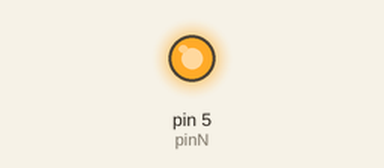
Simulated run of this sketch. Board: Arduino Uno, built with avr-gcc and run on an emulated ATmega328P. On the bench: output pins drawn as LEDs (lit = HIGH).

Above: at 1.8 s.
At 8.0 s:
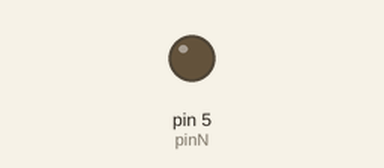
Timing chart, 0 to 12.0 s (numbered marks = the images above):
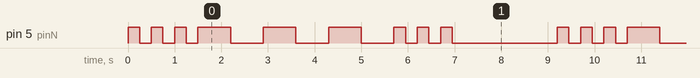

The sketch:

SOS.ino
```cpp
//This code is about SOS
//Variables definition
int pinN=5;
float pi=3.14;
int dit=250;
int dah=700;
int longW=2000;
void setup() {
  // put your setup code here, to run once:
  pinMode(pinN,OUTPUT);

}

void loop() {
  // put your main code here, to run repeatedly:
  //S
  digitalWrite(pinN,HIGH);
  delay(dit);
  digitalWrite(pinN,LOW);
  delay(dit);
  digitalWrite(pinN,HIGH);
  delay(dit);
  digitalWrite(pinN,LOW);
  delay(dit);
  digitalWrite(pinN,HIGH);
  delay(dit);
  digitalWrite(pinN,LOW);
  delay(dit);

  //O
  digitalWrite(pinN,HIGH);
  delay(dah);
  digitalWrite(pinN,LOW);
  delay(dah);
  digitalWrite(pinN,HIGH);
  delay(dah);
  digitalWrite(pinN,LOW);
  delay(dah);
  digitalWrite(pinN,HIGH);
  delay(dah);
  digitalWrite(pinN,LOW);
  delay(dah);

  //S

  digitalWrite(pinN,HIGH);
  delay(dit);
  digitalWrite(pinN,LOW);
  delay(dit);
  digitalWrite(pinN,HIGH);
  delay(dit);
  digitalWrite(pinN,LOW);
  delay(dit);
  digitalWrite(pinN,HIGH);
  delay(dit);
  digitalWrite(pinN,LOW);
  delay(dit);

  delay(longW);

}
```

Measured:
- by itself, pin 5 (pinN): repeats every 9.2 s: 2 × (LOW 0.25 s, HIGH 0.25 s), LOW 0.25 s, 3 × (HIGH 0.70 s, LOW 0.70 s), 2 × (HIGH 0.25 s, LOW 0.25 s), HIGH 0.25 s, LOW 2.3 s, HIGH 0.25 s
- by itself, everything shown: repeats every 9.2 s, in 18 steps
